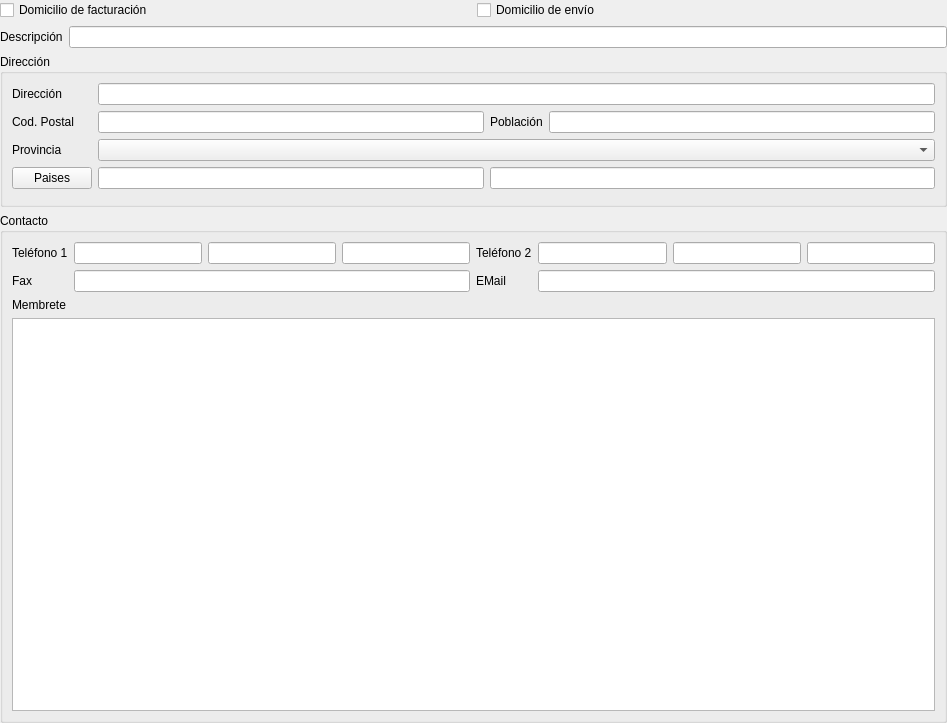
<?xml version="1.0" encoding="UTF-8"?>
<ui version="4.0">
 <class>frmDirterceros</class>
 <widget class="QWidget" name="frmDirterceros">
  <property name="geometry">
   <rect>
    <x>0</x>
    <y>0</y>
    <width>947</width>
    <height>723</height>
   </rect>
  </property>
  <property name="windowTitle">
   <string>Direcciones de terceros</string>
  </property>
  <property name="windowIcon">
   <iconset>
    <normaloff>:/aplicacion/images/alephLogoIcon.ico</normaloff>:/aplicacion/images/alephLogoIcon.ico</iconset>
  </property>
  <property name="tableName" stdset="0">
   <string>dirterceros</string>
  </property>
  <layout class="QGridLayout" name="gridLayout_3">
   <property name="leftMargin">
    <number>0</number>
   </property>
   <property name="topMargin">
    <number>0</number>
   </property>
   <property name="rightMargin">
    <number>0</number>
   </property>
   <property name="bottomMargin">
    <number>0</number>
   </property>
   <item row="0" column="0">
    <widget class="DBCheckBox" name="db_domfacturacion">
     <property name="text">
      <string>Domicilio de facturación</string>
     </property>
     <property name="fieldName">
      <string>domfacturacion</string>
     </property>
     <property name="dataEditable">
      <bool>true</bool>
     </property>
    </widget>
   </item>
   <item row="0" column="1">
    <widget class="DBCheckBox" name="db_domenvio">
     <property name="text">
      <string>Domicilio de envío</string>
     </property>
     <property name="fieldName">
      <string>domenvio</string>
     </property>
    </widget>
   </item>
   <item row="1" column="0" colspan="2">
    <layout class="QHBoxLayout" name="horizontalLayout">
     <item>
      <widget class="QLabel" name="label_3">
       <property name="text">
        <string>Descripción</string>
       </property>
       <property name="buddy">
        <cstring>db_descripcion</cstring>
       </property>
      </widget>
     </item>
     <item>
      <widget class="DBLineEdit" name="db_descripcion">
       <property name="fieldName">
        <string>descripcion</string>
       </property>
       <property name="dataEditable">
        <bool>true</bool>
       </property>
      </widget>
     </item>
    </layout>
   </item>
   <item row="2" column="0" colspan="2">
    <widget class="QGroupBox" name="groupBox_2">
     <property name="title">
      <string>Dirección</string>
     </property>
     <layout class="QGridLayout" name="gridLayout_2">
      <item row="3" column="2">
       <widget class="DBLineEdit" name="db_codpais">
        <property name="maxLength">
         <number>3</number>
        </property>
        <property name="fieldName">
         <string>codpais</string>
        </property>
        <property name="dataEditable">
         <bool>true</bool>
        </property>
       </widget>
      </item>
      <item row="3" column="3" colspan="2">
       <widget class="DBLineEdit" name="db_paises_nombre">
        <property name="fieldName">
         <string>paises.nombre</string>
        </property>
        <property name="dataEditable">
         <bool>false</bool>
        </property>
       </widget>
      </item>
      <item row="1" column="3">
       <widget class="QLabel" name="label_7">
        <property name="text">
         <string>Población</string>
        </property>
        <property name="buddy">
         <cstring>db_poblacion</cstring>
        </property>
       </widget>
      </item>
      <item row="1" column="4">
       <widget class="DBLineEdit" name="db_poblacion">
        <property name="fieldName">
         <string>poblacion</string>
        </property>
        <property name="dataEditable">
         <bool>true</bool>
        </property>
       </widget>
      </item>
      <item row="2" column="0">
       <widget class="QLabel" name="label_8">
        <property name="text">
         <string>Provincia</string>
        </property>
        <property name="buddy">
         <cstring>db_provincia</cstring>
        </property>
       </widget>
      </item>
      <item row="3" column="0" colspan="2">
       <widget class="DBChooseRecordButton" name="db_paisChoose">
        <property name="sizePolicy">
         <sizepolicy hsizetype="Maximum" vsizetype="Fixed">
          <horstretch>0</horstretch>
          <verstretch>0</verstretch>
         </sizepolicy>
        </property>
        <property name="text">
         <string>Paises</string>
        </property>
        <property name="fieldName">
         <string>codpais</string>
        </property>
        <property name="dataEditable">
         <bool>true</bool>
        </property>
        <property name="fieldsToGet" stdset="0">
         <string/>
        </property>
       </widget>
      </item>
      <item row="0" column="0">
       <widget class="QLabel" name="label_5">
        <property name="text">
         <string>Dirección</string>
        </property>
        <property name="buddy">
         <cstring>db_direccion</cstring>
        </property>
       </widget>
      </item>
      <item row="1" column="0">
       <widget class="QLabel" name="label_6">
        <property name="text">
         <string>Cod. Postal</string>
        </property>
        <property name="buddy">
         <cstring>db_codpostal</cstring>
        </property>
       </widget>
      </item>
      <item row="4" column="0" colspan="5">
       <widget class="DBMapPosition" name="dbMapPosition">
        <property name="fieldName">
         <string>coordenadas</string>
        </property>
        <property name="dataEditable">
         <bool>true</bool>
        </property>
       </widget>
      </item>
      <item row="2" column="2" colspan="3">
       <widget class="DBComboBox" name="db_provincia">
        <property name="fieldName">
         <string>idprovincia</string>
        </property>
        <property name="listTableModel">
         <string>provincias</string>
        </property>
        <property name="listColumnName">
         <string>provincia</string>
        </property>
        <property name="listColumnToSave">
         <string>idprovincia</string>
        </property>
        <property name="dataEditable">
         <bool>true</bool>
        </property>
       </widget>
      </item>
      <item row="1" column="2">
       <widget class="DBLineEdit" name="db_codpostal">
        <property name="fieldName">
         <string>codpostal</string>
        </property>
        <property name="dataEditable">
         <bool>true</bool>
        </property>
       </widget>
      </item>
      <item row="0" column="2" colspan="3">
       <widget class="DBLineEdit" name="db_direccion">
        <property name="fieldName">
         <string>direccion</string>
        </property>
        <property name="dataEditable">
         <bool>true</bool>
        </property>
       </widget>
      </item>
     </layout>
    </widget>
   </item>
   <item row="3" column="0" colspan="2">
    <widget class="QGroupBox" name="groupBox">
     <property name="title">
      <string>Contacto</string>
     </property>
     <layout class="QGridLayout" name="gridLayout">
      <item row="0" column="0">
       <widget class="QLabel" name="label">
        <property name="text">
         <string>Teléfono 1</string>
        </property>
        <property name="buddy">
         <cstring>db_telefonoprefijo1</cstring>
        </property>
       </widget>
      </item>
      <item row="0" column="2">
       <widget class="DBLineEdit" name="db_telefono1">
        <property name="inputMask">
         <string>999 999 999</string>
        </property>
        <property name="fieldName">
         <string>telefono1</string>
        </property>
        <property name="dataEditable">
         <bool>true</bool>
        </property>
       </widget>
      </item>
      <item row="0" column="4">
       <widget class="QLabel" name="label_4">
        <property name="text">
         <string>Teléfono 2</string>
        </property>
        <property name="buddy">
         <cstring>db_telefonoprefijo2</cstring>
        </property>
       </widget>
      </item>
      <item row="0" column="6">
       <widget class="DBLineEdit" name="db_telefono2">
        <property name="inputMask">
         <string>999 999 999</string>
        </property>
        <property name="fieldName">
         <string>telefono2</string>
        </property>
        <property name="dataEditable">
         <bool>true</bool>
        </property>
       </widget>
      </item>
      <item row="1" column="0">
       <widget class="QLabel" name="label_2">
        <property name="text">
         <string>Fax</string>
        </property>
        <property name="buddy">
         <cstring>db_fax_2</cstring>
        </property>
       </widget>
      </item>
      <item row="1" column="4">
       <widget class="QLabel" name="label_13">
        <property name="text">
         <string>EMail</string>
        </property>
        <property name="buddy">
         <cstring>db_email</cstring>
        </property>
       </widget>
      </item>
      <item row="0" column="3">
       <widget class="DBLineEdit" name="db_telefonoextension1">
        <property name="fieldName">
         <string>telefonoextension1</string>
        </property>
        <property name="dataEditable">
         <bool>true</bool>
        </property>
        <property name="automaticWidthBasedOnFieldMaxLength">
         <bool>true</bool>
        </property>
       </widget>
      </item>
      <item row="2" column="0" colspan="3">
       <widget class="QLabel" name="label_12">
        <property name="text">
         <string>Membrete</string>
        </property>
        <property name="buddy">
         <cstring>db_membrete</cstring>
        </property>
       </widget>
      </item>
      <item row="0" column="1">
       <widget class="DBLineEdit" name="db_telefonoprefijo1">
        <property name="fieldName">
         <string>telefonoprefijo1</string>
        </property>
        <property name="dataEditable">
         <bool>true</bool>
        </property>
        <property name="automaticWidthBasedOnFieldMaxLength">
         <bool>true</bool>
        </property>
       </widget>
      </item>
      <item row="0" column="5">
       <widget class="DBLineEdit" name="db_telefonoprefijo2">
        <property name="fieldName">
         <string>telefonoprefijo2</string>
        </property>
        <property name="dataEditable">
         <bool>true</bool>
        </property>
        <property name="automaticWidthBasedOnFieldMaxLength">
         <bool>true</bool>
        </property>
       </widget>
      </item>
      <item row="0" column="7">
       <widget class="DBLineEdit" name="db_telefonoextension2">
        <property name="fieldName">
         <string>telefonoextension2</string>
        </property>
        <property name="dataEditable">
         <bool>true</bool>
        </property>
        <property name="automaticWidthBasedOnFieldMaxLength">
         <bool>true</bool>
        </property>
       </widget>
      </item>
      <item row="3" column="0" colspan="8">
       <widget class="DBTextEdit" name="db_membrete">
        <property name="fieldName">
         <string>membrete</string>
        </property>
        <property name="dataEditable">
         <bool>true</bool>
        </property>
       </widget>
      </item>
      <item row="1" column="1" colspan="3">
       <widget class="DBLineEdit" name="db_fax_2">
        <property name="fieldName">
         <string>fax</string>
        </property>
        <property name="dataEditable">
         <bool>true</bool>
        </property>
       </widget>
      </item>
      <item row="1" column="5" colspan="3">
       <widget class="DBLineEdit" name="db_email">
        <property name="fieldName">
         <string>email</string>
        </property>
        <property name="dataEditable">
         <bool>true</bool>
        </property>
       </widget>
      </item>
     </layout>
    </widget>
   </item>
  </layout>
 </widget>
 <customwidgets>
  <customwidget>
   <class>DBCheckBox</class>
   <extends>QCheckBox</extends>
   <header>widgets/dbcheckbox.h</header>
  </customwidget>
  <customwidget>
   <class>DBChooseRecordButton</class>
   <extends>QPushButton</extends>
   <header>widgets/dbchooserecordbutton.h</header>
  </customwidget>
  <customwidget>
   <class>DBComboBox</class>
   <extends>QComboBox</extends>
   <header>widgets/dbcombobox.h</header>
  </customwidget>
  <customwidget>
   <class>DBLineEdit</class>
   <extends>QLineEdit</extends>
   <header>widgets/dblineedit.h</header>
  </customwidget>
  <customwidget>
   <class>DBMapPosition</class>
   <extends>QWidget</extends>
   <header>widgets/dbmaposition.h</header>
  </customwidget>
  <customwidget>
   <class>DBTextEdit</class>
   <extends>QPlainTextEdit</extends>
   <header>widgets/dbtextedit.h</header>
  </customwidget>
 </customwidgets>
 <tabstops>
  <tabstop>db_domfacturacion</tabstop>
  <tabstop>db_domenvio</tabstop>
  <tabstop>db_descripcion</tabstop>
  <tabstop>db_direccion</tabstop>
  <tabstop>db_codpostal</tabstop>
  <tabstop>db_poblacion</tabstop>
  <tabstop>db_provincia</tabstop>
  <tabstop>db_paisChoose</tabstop>
  <tabstop>db_codpais</tabstop>
  <tabstop>db_paises_nombre</tabstop>
  <tabstop>db_telefonoprefijo1</tabstop>
  <tabstop>db_telefono1</tabstop>
  <tabstop>db_telefonoextension1</tabstop>
  <tabstop>db_telefonoprefijo2</tabstop>
  <tabstop>db_telefono2</tabstop>
  <tabstop>db_telefonoextension2</tabstop>
  <tabstop>db_fax_2</tabstop>
  <tabstop>db_email</tabstop>
  <tabstop>db_membrete</tabstop>
 </tabstops>
 <resources>
  <include location="../../resources/resources.qrc"/>
 </resources>
 <connections/>
</ui>
